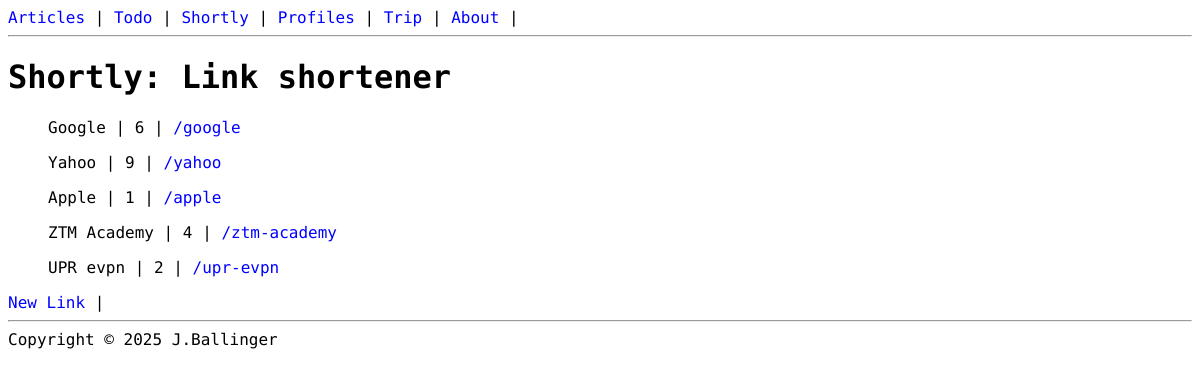
/shortly/, run on the app's committed database.
### links/models.py (models this page shows, shortened)
class Link(models.Model):
  name = models.CharField(max_length=50, unique=True)
  url = models.URLField(max_length=200)
  slug = models.SlugField(unique=True, blank=True)
  clicks = models.PositiveIntegerField(default=0)

### links/views.py (the view)
# urls.py: path('', links_list, name="links_list"),
def links_list(request):
  links = Link.objects.all()
  context = {
    'links': links
  }
  return render(request, 'links/links_list.html', context)

### templates/links/links_list.html (shortened to what this page needs)
{% extends "base.html" %}
{% block content %}
    <h1>Shortly: Link shortener</h1>
    <ul>
        {% for link in links %}
            <p>{{link.name}} | {{link.clicks}} | <a href="{% url 'root_link' link.slug %}" target="_blank">/{{link.slug}}</a></p>
        {% endfor %}
    </ul>
    <a href="{% url 'link_create' %}">New Link</a> |
{% endblock content %}

### todo_app/static/styles.css (style rules this page uses)
body { font-family: 'Martian Mono', monospace; }
nav a, a { text-decoration: none; color: blue; }

### data on the page
Link: name "Google", clicks "6", slug "google"
Link: name "Yahoo", clicks "9", slug "yahoo"
Link: name "Apple", clicks "1", slug "apple"
Link: name "ZTM Academy", clicks "4", slug "ztm-academy"
Link: name "UPR evpn", clicks "2", slug "upr-evpn"
